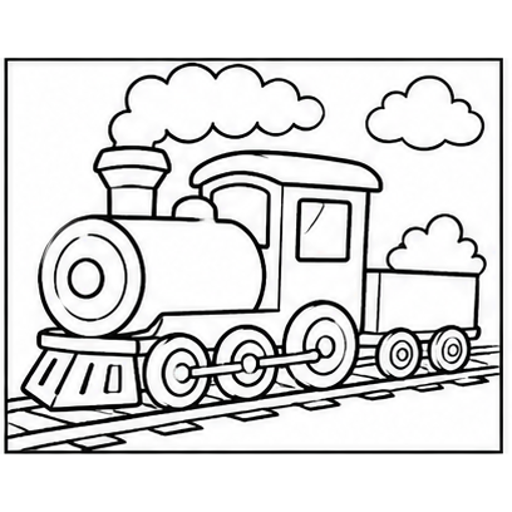
#> input picture _pinta/img/qc_06.png, 512 x 512 px; its folder holds only this picture in this run
$ python medir_fecho.py
#> lines starting #> are read from the running program, lines starting #| are printed output that depends on the picture; after the words box and inside, x2 and y2 are one past the last pixel; in counts of white or black regions, pixels touching at a corner belong together
# -*- coding: utf-8 -*-
u"""
============================================================
 O RAIO DE FECHO DE CADA DESENHO — medido, nunca chutado.

 ⚠️ LIÇÃO PAGA (set/2026), e quem pegou foi o Marcos jogando: *"no desenho o
 rosto tem um pedaço da linha incompleta, daí a tinta vaza para outra parte"* e,
 com nome e sobrenome: *"o desenho do pinguim, em um dos pés o risco não fecha,
 vazando a tinta para a plataforma de gelo"*.

 MEDIDO: enchendo a partir do pé direito do pinguim, a tinta cobria 6,6% da tela
 — o MESMO tanto que enchendo a partir do gelo. Pé e gelo eram a mesma região.
 O contorno tinha um furo, e o balde escapava por ele.

 O QUE NÃO ERA (testado antes de consertar):
   · não era o LIMIAR da máscara. Subir o `120` para 170 e 200 não mudou nada —
     o buraco é do desenho, não da leitura dele;
   · não bastava ENGROSSAR a barreira. Engordar 3px tapa o furo, mas engorda a
     linha no desenho inteiro e passa a comer as áreas finas: no teste, o ponto
     do gelo virou "em cima da linha", ou seja, deixou de ser pintável.

 O QUE É: o FECHAMENTO morfológico — engorda `r` e volta `r`. Um vão de até ~2r
 pixels se fecha e não reabre, e a barreira volta à espessura original no resto.

 ⚠️ E O RAIO NÃO PODE SER ÚNICO. Com r=3 dois desenhos PERDERAM área pintável (o
 amigo alto e a menina do vestido — justamente a que o Marcos citou depois). Por
 isso este script existe: ele prova cada desenho com r=1, 2 e 3, conta quantas
 áreas pintáveis sobram, e escolhe o MAIOR raio que não faz perder nenhuma.

 Uso:  python3 _pinta/medir_fecho.py
       (imprime a tabela pronta para colar no `var FECHO` do index.html)
============================================================
"""
import glob
import json
import os
import sys
from collections import deque

try:
    from PIL import Image, ImageFilter
except ImportError:
    print(u"NAO MEDI: falta a Pillow (python3 -m pip install pillow)")
    sys.exit(2)

AQUI = os.path.dirname(os.path.abspath(__file__))
S = 880          # a MESMA resolução em que o app monta a máscara
TETO, SAT = 120, 45   # os mesmos números do `capturaMascara`
PADRAO = 3       # o raio que a maioria aguenta; quem não aguenta vai na tabela


def mascara(f):
#> called with f = '_pinta/img/qc_06.png'
    im = Image.open(f).convert("RGBA")
    fd = Image.new("RGB", im.size, (255, 255, 255))
#> fd: PIL image 512x512 RGB; every value is 255
    fd.paste(im, (0, 0), im)
#> fd is the input picture: PIL image 512x512 RGB; mean R, G, B 219.7, 219.7, 219.7
    px = fd.resize((S, S), Image.BILINEAR).load()
    m = Image.new("L", (S, S), 0)
#> m: PIL image 880x880 L; every value is 0
    mp = m.load()
    for y in range(S):
        for x in range(S):
            r, g, b = px[x, y]
            mx = max(r, g, b)
            mn = min(r, g, b)
            if mx < TETO and (mx - mn) < SAT:
                mp[x, y] = 255
    return m


def fecha(m, d):
    if d <= 0:
        return m
    k = 2 * d + 1
    return m.filter(ImageFilter.MaxFilter(k)).filter(ImageFilter.MinFilter(k))


def areas(m):
    u"""quantas regiões INTERNAS (que não tocam a borda) dá para pintar"""
    mp = m.load()
    visto = bytearray(S * S)
    out = []
    for sy in range(4, S - 4, 8):
        for sx in range(4, S - 4, 8):
            i = sy * S + sx
            if mp[sx, sy] or visto[i]:
                continue
            q = deque([(sx, sy)])
            visto[i] = 1
            n = 0
            borda = False
            while q:
                x, y = q.popleft()
                n += 1
                if x <= 1 or y <= 1 or x >= S - 2 or y >= S - 2:
                    borda = True
                for xx, yy in ((x + 1, y), (x - 1, y), (x, y + 1), (x, y - 1)):
                    if 0 <= xx < S and 0 <= yy < S and not mp[xx, yy] \
                            and not visto[yy * S + xx]:
                        visto[yy * S + xx] = 1
                        q.append((xx, yy))
            if not borda:
                out.append(n)
    return sorted(out, reverse=True)


def main():
    arqs = sorted(glob.glob(os.path.join(AQUI, "img", "qc_*.png")))
    if not arqs:
        print(u"NAO MEDI: nenhum desenho em _pinta/img/qc_*.png")
        return 2
    tabela, achou_furo = {}, []
    print(u"%-24s %-22s %s" % (u"desenho", u"areas r=0/1/2/3", u"escolhido"))
    for f in arqs:
        nome = os.path.basename(f)[:-4]
        m = mascara(f)
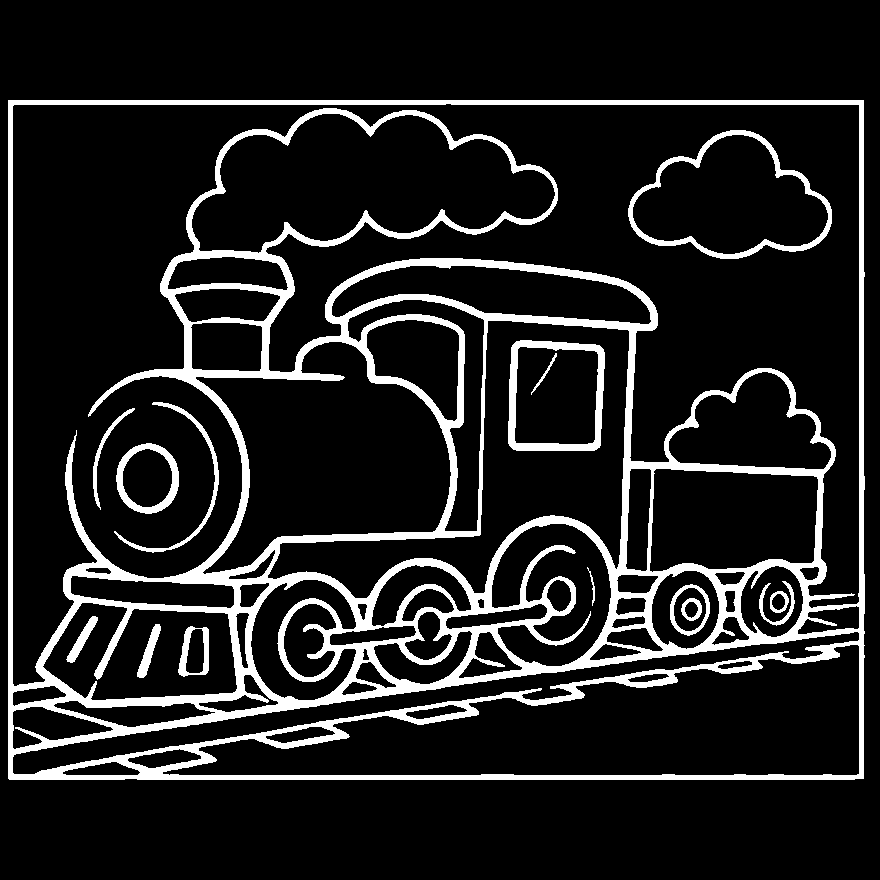
#> m: PIL image 880x880 L; 12.8% white; 15 white regions, largest, box (x1, y1, x2, y2) and area: (8, 100, 865, 780) 87528, (628, 130, 832, 259) 2824, (508, 340, 605, 451) 2638
        p0 = areas(m)
#> p0 = 65 values, max 179083 at index 0, min 44 at index 64, mean 7435
        n0, maior0 = len(p0), (p0[0] if p0 else 0)
#> n0 = 65; maior0 = 179083
        conta, melhor, maior_f = [n0], 0, maior0
#> conta = [65]; melhor = 0; maior_f = 179083
        for r in (1, 2, 3):
            p = areas(fecha(m, r))
            conta.append(len(p))
            if len(p) >= n0 - 1:          # não pode PERDER área pintável
                melhor = r
                maior_f = p[0] if p else 0
#> this loop made 3 passes
#> maior_f on passes 1 to 3: 179062, 90462, 90376
#> after the loop, conta = [65, 68, 71, 72]
        if melhor != PADRAO:
            tabela[nome] = melhor
        if maior0 - maior_f > 0.008 * S * S:
            achou_furo.append(nome)
        print(u"%-24s %-22s r=%d" % (nome + ".png", u"/".join(map(str, conta)), melhor))
#| qc_06.png                65/68/71/72            r=3

    print(u"")
    if achou_furo:
        print(u"desenhos que TINHAM furo no traço (a tinta vazava): %s"
              % u", ".join(achou_furo))
    print(u"")
    print(u"cole no index.html (o padrão %d cobre o resto):" % PADRAO)
    print(u"var FECHO=%s;" % json.dumps(tabela, ensure_ascii=False, sort_keys=True))
    return 0


if __name__ == "__main__":
    sys.exit(main())
#> (the program exits here)

$ run again, on _pinta/img/qc_castelo.png
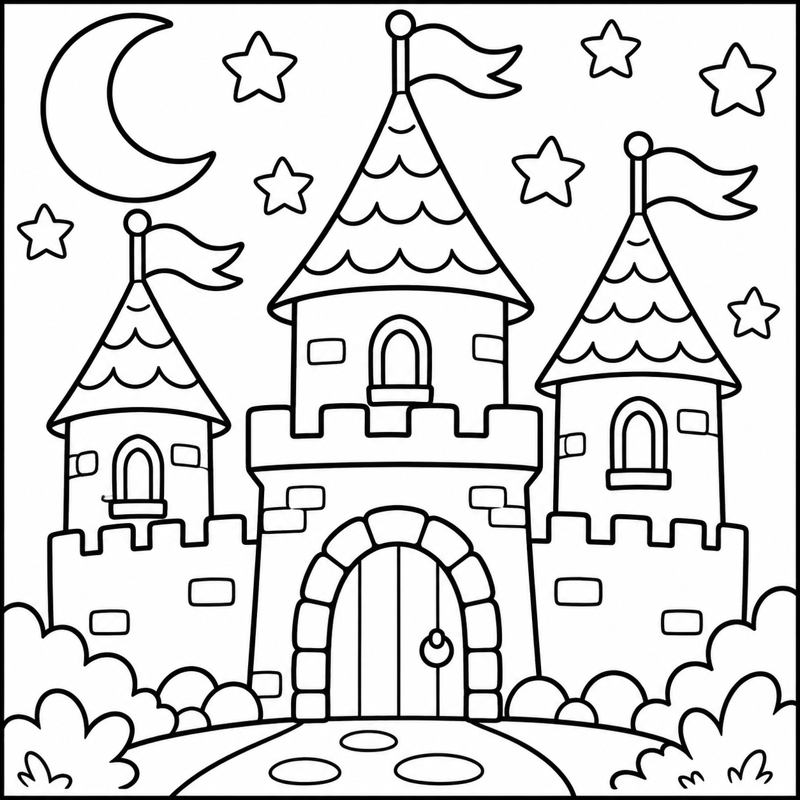
#> input picture _pinta/img/qc_castelo.png, 800 x 800 px
#> fd: PIL image 800x800 RGB; every value is 255
#> in mascara, fd is the input picture: PIL image 800x800 RGB; mean R, G, B 217, 216.9, 217
#> in main, `m = mascara(f)`:
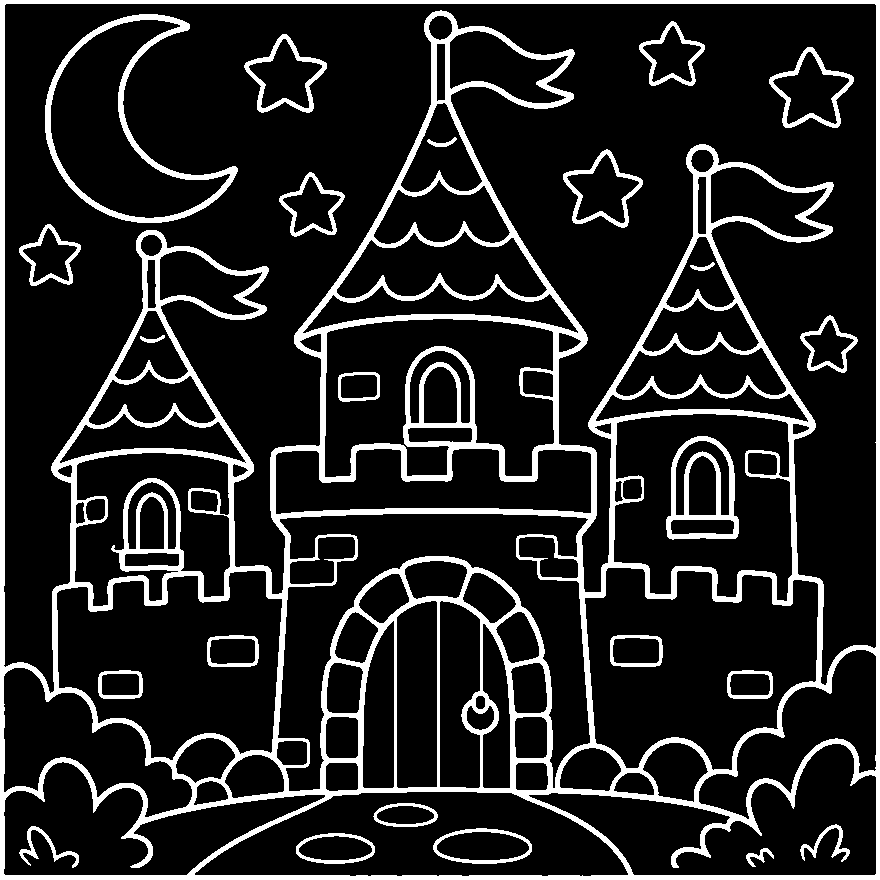
#> m: PIL image 880x880 L; 14.3% white; 24 white regions, largest, box (x1, y1, x2, y2) and area: (0, 0, 880, 880) 91455, (45, 14, 238, 223) 4258, (666, 436, 739, 540) 2494
#> p0 = 97 values, max 255516 at index 0, min 101 at index 96, mean 6841
#> n0 = 97; maior0 = 255516
#> in main, `conta, melhor, maior_f = [n0], 0, maior0`: conta = [97]; melhor = 0; maior_f = 255516
#> the loop in main, `for r in (1, 2, 3):` made 3 passes
#> maior_f on passes 1 to 3: 255484, 255395, 131026
#> after the loop in main, `for r in (1, 2, 3):`: conta = [97, 98, 102, 103]
#| qc_castelo.png           97/98/102/103          r=3
